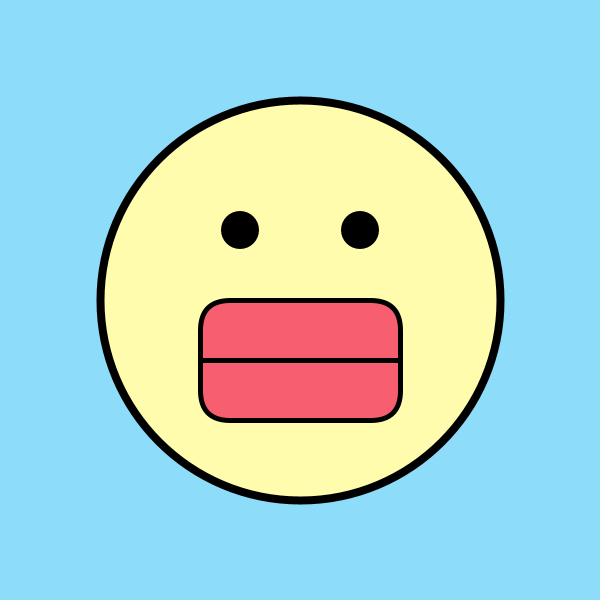
Frame 1 (no input)
Frame 60 (the mouse pressed at the canvas centre just before this capture): identical to frame 1, image omitted
Frame 120 (the mouse held since frame 60 and released just before this capture): identical to frame 1, image omitted

The Processing sketch that drew this single still picture (run headless with seeded random() and noise(); from frame 60 on, the mouse is pressed at the canvas centre):

// Processing sketch: sketch_240527b_my_icon
// ── sketch_240527b_my_icon.pde
//演習：自分のアイコンを描いてみよう

void setup() {
  size(600, 600);
}

void draw() {
  background(#8DDCFA);

  strokeWeight(8);

  stroke(0, 0, 0);
  fill(#FFFCAD);
  //ellipse(中心のX座標,中心のY座標,幅,高さ);
  ellipse(300, 300, 400, 400);

  noStroke();
  fill(0, 0, 0);
  //ellipse(中心のX座標,中心のY座標,幅,高さ);
  ellipse(240, 230, 38, 38);

  noStroke();
  fill(0, 0, 0);
  //ellipse(中心のX座標,中心のY座標,幅,高さ);
  ellipse(360, 230, 38, 38);

  fill(#F75F71);
  stroke(0, 0, 0);
  strokeWeight(5);
  //rect(X座標,Y座標,幅,高さ);
  rect(200, 300, 200, 120, 30, 30, 30, 30);
  //line(始点X座標,始点Y座標,終点X座標,終点Y座標);
  line(200, 360, 400, 360);
}
